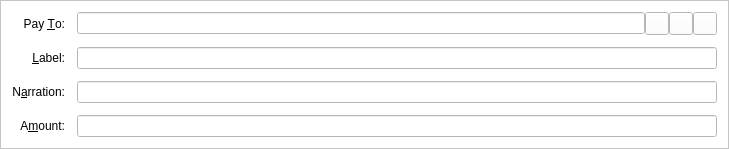
<?xml version="1.0" encoding="UTF-8"?>
<ui version="4.0">
 <class>SendCoinsEntry</class>
 <widget class="QFrame" name="SendCoinsEntry">
  <property name="geometry">
   <rect>
    <x>0</x>
    <y>0</y>
    <width>729</width>
    <height>144</height>
   </rect>
  </property>
  <property name="windowTitle">
   <string>Form</string>
  </property>
  <property name="styleSheet">
   <string notr="true">background-color: rgb(255, 255, 255);</string>
  </property>
  <property name="frameShape">
   <enum>QFrame::StyledPanel</enum>
  </property>
  <property name="frameShadow">
   <enum>QFrame::Sunken</enum>
  </property>
  <layout class="QGridLayout" name="gridLayout">
   <property name="spacing">
    <number>12</number>
   </property>
   <item row="6" column="0">
    <widget class="QLabel" name="label">
     <property name="text">
      <string>A&amp;mount:</string>
     </property>
     <property name="alignment">
      <set>Qt::AlignRight|Qt::AlignTrailing|Qt::AlignVCenter</set>
     </property>
     <property name="buddy">
      <cstring>payAmount</cstring>
     </property>
    </widget>
   </item>
   <item row="3" column="0">
    <widget class="QLabel" name="label_2">
     <property name="text">
      <string>Pay &amp;To:</string>
     </property>
     <property name="alignment">
      <set>Qt::AlignRight|Qt::AlignTrailing|Qt::AlignVCenter</set>
     </property>
     <property name="buddy">
      <cstring>payTo</cstring>
     </property>
    </widget>
   </item>
   <item row="6" column="1">
    <widget class="BitcoinAmountField" name="payAmount">
     <property name="styleSheet">
      <string notr="true">background-color: rgb(255, 255, 255);</string>
     </property>
    </widget>
   </item>
   <item row="4" column="1">
    <layout class="QHBoxLayout" name="horizontalLayout_2">
     <property name="spacing">
      <number>0</number>
     </property>
     <item>
      <widget class="QValidatedLineEdit" name="addAsLabel">
       <property name="enabled">
        <bool>true</bool>
       </property>
       <property name="toolTip">
        <string>Enter a label for this address to add it to your address book</string>
       </property>
       <property name="autoFillBackground">
        <bool>false</bool>
       </property>
       <property name="styleSheet">
        <string notr="true">background-color: rgb(255, 255, 255);</string>
       </property>
      </widget>
     </item>
    </layout>
   </item>
   <item row="5" column="0">
    <widget class="QLabel" name="label">
     <property name="text">
      <string>N&amp;arration:</string>
     </property>
     <property name="alignment">
      <set>Qt::AlignRight|Qt::AlignTrailing|Qt::AlignVCenter</set>
     </property>
     <property name="buddy">
      <cstring>narration</cstring>
     </property>
    </widget>
   </item>
   <item row="5" column="1">
    <widget class="QValidatedLineEdit" name="narration">
     <property name="enabled">
      <bool>true</bool>
     </property>
     <property name="toolTip">
      <string>Enter a short note to send with payment (max 24 characters)</string>
     </property>
     <property name="styleSheet">
      <string notr="true">background-color: rgb(255, 255, 255);</string>
     </property>
    </widget>
   </item>
   <item row="4" column="0">
    <widget class="QLabel" name="label_4">
     <property name="text">
      <string>&amp;Label:</string>
     </property>
     <property name="alignment">
      <set>Qt::AlignRight|Qt::AlignTrailing|Qt::AlignVCenter</set>
     </property>
     <property name="buddy">
      <cstring>addAsLabel</cstring>
     </property>
    </widget>
   </item>
   <item row="3" column="1">
    <layout class="QHBoxLayout" name="payToLayout">
     <property name="spacing">
      <number>0</number>
     </property>
     <item>
      <widget class="QValidatedLineEdit" name="payTo">
       <property name="toolTip">
        <string>The address to send the payment to  (e.g. F96m4dNBqCLh7ZYceQnLG7uPuva5mochZK)</string>
       </property>
       <property name="styleSheet">
        <string notr="true">background-color: rgb(255, 255, 255);</string>
       </property>
       <property name="maxLength">
        <number>34</number>
       </property>
      </widget>
     </item>
     <item>
      <widget class="QToolButton" name="addressBookButton">
       <property name="toolTip">
        <string>Choose address from address book</string>
       </property>
       <property name="text">
        <string/>
       </property>
       <property name="icon">
        <iconset resource="../bitcoin.qrc">
         <normaloff>:/icons/address-book</normaloff>:/icons/address-book</iconset>
       </property>
       <property name="shortcut">
        <string>Alt+A</string>
       </property>
      </widget>
     </item>
     <item>
      <widget class="QToolButton" name="pasteButton">
       <property name="toolTip">
        <string>Paste address from clipboard</string>
       </property>
       <property name="text">
        <string/>
       </property>
       <property name="icon">
        <iconset resource="../bitcoin.qrc">
         <normaloff>:/icons/editpaste</normaloff>:/icons/editpaste</iconset>
       </property>
       <property name="shortcut">
        <string>Alt+P</string>
       </property>
      </widget>
     </item>
     <item>
      <widget class="QToolButton" name="deleteButton">
       <property name="toolTip">
        <string>Remove this recipient</string>
       </property>
       <property name="text">
        <string/>
       </property>
       <property name="icon">
        <iconset resource="../bitcoin.qrc">
         <normaloff>:/icons/remove</normaloff>:/icons/remove</iconset>
       </property>
      </widget>
     </item>
    </layout>
   </item>
  </layout>
 </widget>
 <customwidgets>
  <customwidget>
   <class>BitcoinAmountField</class>
   <extends>QLineEdit</extends>
   <header>bitcoinamountfield.h</header>
   <container>1</container>
  </customwidget>
  <customwidget>
   <class>QValidatedLineEdit</class>
   <extends>QLineEdit</extends>
   <header>qvalidatedlineedit.h</header>
  </customwidget>
 </customwidgets>
 <resources>
  <include location="../bitcoin.qrc"/>
 </resources>
 <connections/>
</ui>
